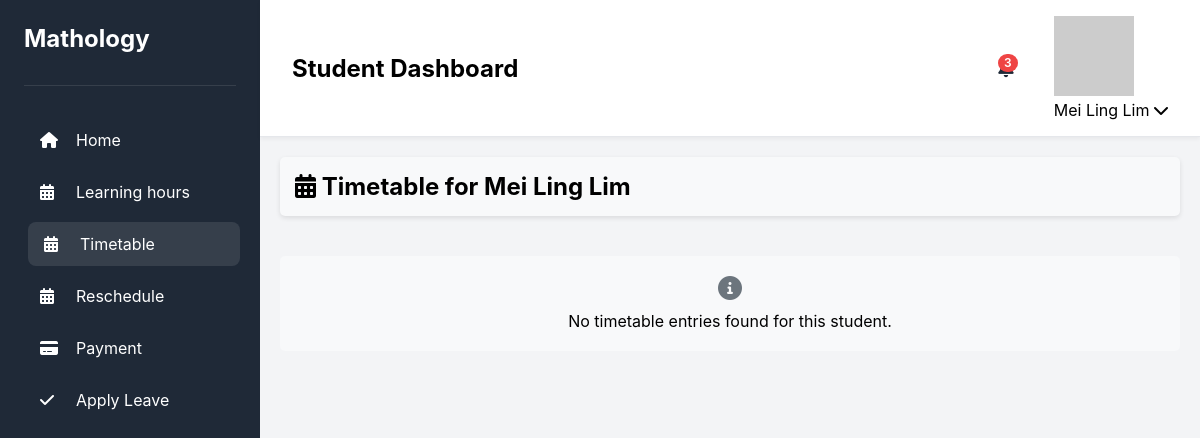
The page /Pages/client/student_timetable.php (signed in) on the database as committed earlier.
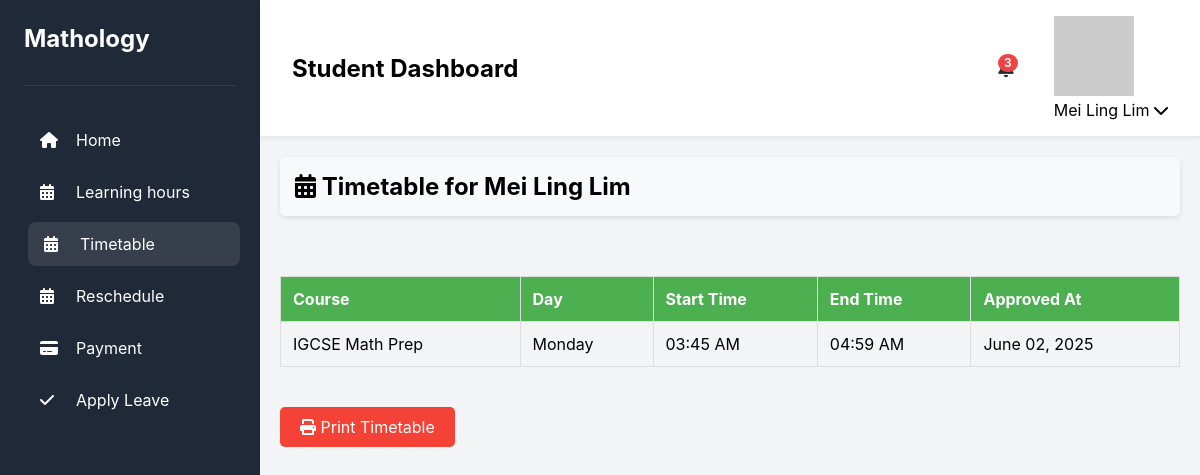
The same page on the database as committed later.
### tables this page shows
CREATE TABLE `student_timetable` (
  `id` int(11) NOT NULL,
  `course` varchar(100) NOT NULL,
  `day` varchar(10) NOT NULL,
  `start_time` time NOT NULL,
  `end_time` time NOT NULL,
  `approved_at` timestamp NOT NULL DEFAULT current_timestamp(),
  `status` enum('active','cancelled') DEFAULT 'active',
  `student_course_id` int(11) NOT NULL,
  `instructor_id` int(11) DEFAULT NULL
);

### Pages/client/student_timetable.php (the view, shortened to what this page needs)
<?php
include '../setting.php';
$user_id = $_SESSION['user_id'];
$user_sql = "SELECT student_id FROM users WHERE user_id = ? AND role = 'student'";
$user_stmt = $conn->prepare($user_sql);
$user_stmt->bind_param("i", $user_id);
$user_stmt->execute();
$user_result = $user_stmt->get_result();
$user_info = $user_result->fetch_assoc();
$student_id = $user_info['student_id'];
$sql = "SELECT
            st.id,
            st.course,
            st.day,
            TIME_FORMAT(st.start_time, '%h:%i %p') as start_time,
            TIME_FORMAT(st.end_time, '%h:%i %p') as end_time,
            DATE_FORMAT(st.approved_at, '%M %d, %Y') as approved_at
        FROM student_timetable st
        JOIN student_courses sc ON st.student_course_id = sc.student_course_id
        WHERE sc.student_id = ?
        ORDER BY FIELD(st.day, 'Monday', 'Tuesday', 'Wednesday', 'Thursday', 'Friday'), st.start_time";
$stmt = $conn->prepare($sql);
$stmt->bind_param("i", $student_id);
$stmt->execute();
$result = $stmt->get_result();
$timetable_data = [];
while ($row = $result->fetch_assoc()) {
    $timetable_data[] = $row;
}
$student_sql = "SELECT First_Name, Last_Name FROM students WHERE student_id = ?";
$student_stmt = $conn->prepare($student_sql);
$student_stmt->bind_param("i", $student_id);
$student_stmt->execute();
$student_result = $student_stmt->get_result();
$student_info = $student_result ? $student_result->fetch_assoc() : null;
?>
<!DOCTYPE html>
<html lang="en">
<head>
    <link rel="stylesheet" href="../../Styles/common.css">
    <link rel="stylesheet" href="../../styles/timtable.css">
    <link rel="stylesheet" href="https://cdnjs.cloudflare.com/ajax/libs/font-awesome/6.0.0/css/all.min.css">
</head>
<body>
    <div class="dashboard-container">
         <?php require("../includes/Aside_Nav_Student.php"); ?>
        <main class="main-content">
            <?php require("../includes/Top_Nav_Bar_Student.php"); ?>
            <div class="student-header">
                <h2>
                    <i class="fas fa-calendar-alt"></i>
                    Timetable for <?= $student_info ? htmlspecialchars($student_info['First_Name'] . ' ' . $student_info['Last_Name']) : 'Student' ?>
                </h2>
            </div>
            <div class="timetable-container">
                <?php if (!empty($timetable_data)): ?>
                    <table class="timetable">
                        <thead>
                            <tr>
                                <th>Course</th>
                                <th>Day</th>
                                <th>Start Time</th>
                                <th>End Time</th>
                                <th>Approved At</th>
                            </tr>
                        </thead>
                        <tbody>
                            <?php foreach ($timetable_data as $row): ?>
                                <tr>
                                    <td><?= htmlspecialchars($row['course'] ?? 'N/A') ?></td>
                                    <td><?= htmlspecialchars($row['day'] ?? 'N/A') ?></td>
                                    <td><?= htmlspecialchars($row['start_time'] ?? 'N/A') ?></td>
                                    <td><?= htmlspecialchars($row['end_time'] ?? 'N/A') ?></td>
                                    <td><?= htmlspecialchars($row['approved_at'] ?? 'N/A') ?></td>
                                </tr>
                            <?php endforeach; ?>
                        </tbody>
                    </table>
                <?php else: ?>
                    <div style="padding: 20px; text-align: center; background-color: #f8f9fa; border-radius: 5px;">
                        <i class="fas fa-info-circle" style="font-size: 24px; color: #6c757d;"></i>
                        <p style="margin-top: 10px;">No timetable entries found for this student.</p>
                    </div>
                <?php endif; ?>
            </div>
            <div class="action-buttons">
                <?php if (!empty($timetable_data)): ?>
                    <a href="../utils/export_pdf_timetable.php?student_id=<?= $student_id ?>&download_pdf=1" class="btn btn-danger" target="_blank">
                        <i class="fas fa-print"></i> Print Timetable
                    </a>
                <?php endif; ?>
            </div>
        </main>
    </div>
</body>
</html>

Rows that differ between the two databases and show on the page:
added student_timetable: course "IGCSE Math Prep", day "Monday", start_time "03:45 AM", end_time "04:59 AM", approved_at "June 02, 2025"
Other text that changed with them:
text no longer shown: "No timetable entries found for this student."
text now shown: "Course Day Start Time End Time Approved At Print Timetable"
